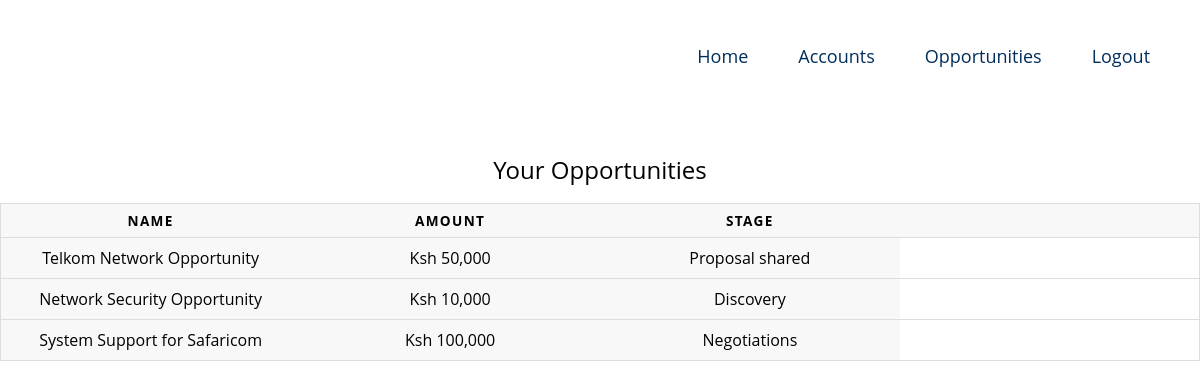
Screenshot of /php/allOpportunities.php (signed in) with the database file from the repository.
### tables this page shows
CREATE TABLE `opportunities` (
  `AccountId` int(11) NOT NULL,
  `OpportunityId` int(11) NOT NULL,
  `UserId` int(11) NOT NULL,
  `Name` varchar(250) NOT NULL,
  `Amount` varchar(250) NOT NULL,
  `Stage` varchar(500) NOT NULL
);

### php/allOpportunities.php (the view, shortened to what this page needs)
<?php
include_once("../assets/db/config.php");
$conn = mysqli_connect($dbhost, $dbuser, $dbpass, $dbname);
    $UserId = $_SESSION['UserId'];
    $sql = "SELECT * FROM opportunities WHERE UserId = $UserId  ORDER BY OpportunityId DESC";
    $result = mysqli_query($conn, $sql);
?>
<!DOCTYPE html>
<html lang="en">
<head>
<link rel="stylesheet" type="text/css" href="../css/accounts.css">
<link rel="stylesheet" type="text/css" href="../css/main.css">
</head>
<body>
<header>
<div class="admin">
<div class="logo">
</div>
</div>
<div>
</div>
<div class="title">
<table>
  <caption>Your Opportunities</caption>
  <thead>
    <tr>
      <th scope="col">Name</th>
      <th scope="col">Amount</th>
      <th scope="col">Stage</th>
      <th scope="col"></th>
    </tr>
  </thead>
  <tbody>
  <?php
  while($res = mysqli_fetch_array($result)) {
    echo "<tr>";
    echo "<td>".$res['Name']."</td>";
    echo "<td>".$res['Amount']."</td>";
    echo "<td>".$res['Stage']."</td>";
    }
  ?>
  </tbody>
</table>
</div>
</header>
</body>
</html>

### css/accounts.css (style rules this page uses)
table { border: 1px solid #ccc; border-collapse: collapse; margin: 0; padding: 0; width: 100%; table-layout: fixed; }
table caption { font-size: 1.5em; margin: .5em 0 .75em; }
table tr { background-color: #f8f8f8; border: 1px solid #ddd; padding: .35em; }
table th, table td { padding: .625em; text-align: center; }
table th { font-size: .85em; letter-spacing: .1em; text-transform: uppercase; }
body { font-family: "Open Sans", sans-serif; line-height: 1.25; }

### css/main.css (style rules this page uses)
* { text-decoration:none; list-style:none; margin:0px; padding:0px; outline:none; }
body { margin:0px; padding:0px; font-family: 'Open Sans', sans-serif; }
section { width:100%; max-width:1200px; margin:0px auto; display:table; position:relative; }
header { width:100%; display:table; margin-bottom:50px; }
nav { width:auto; float:right; }
nav ul { display:table; float:right; }
nav ul li { float:left; }
nav ul li:last-child { padding-right:0px; }
nav ul li a { color:#002e5b; font-size:18px; padding: 25px 20px; display:inline-block; transition: all 0.5s ease 0s; }
nav ul li a i { padding-right:10px; color:#002e5b; transition: all 0.5s ease 0s; }
@media only screen and (max-width: 1440px) { section { max-width:95%; } }

### rows the page displays
opportunities: Name "Telkom Network Opportunity", Amount "Ksh 50,000", Stage "Proposal shared"
opportunities: Name "Network Security Opportunity", Amount "Ksh 10,000", Stage "Discovery"
opportunities: Name "System Support for Safaricom", Amount "Ksh 100,000", Stage "Negotiations"
